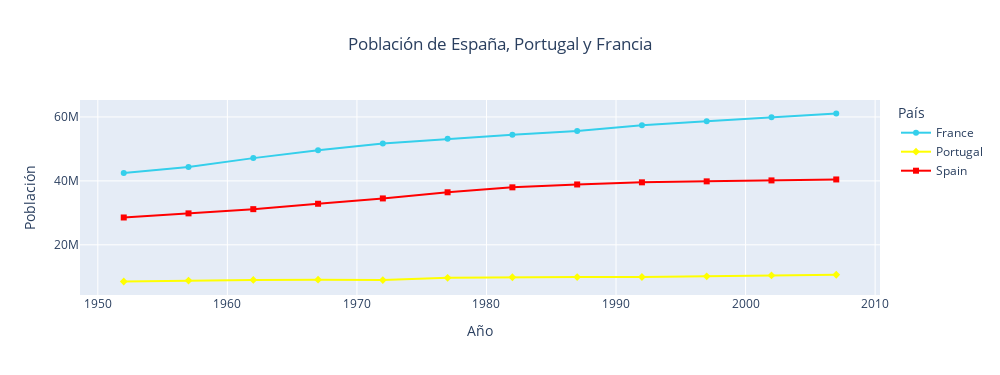

Notebook code cell kept with this figure:
### Code cell
# Personalizando el gráfico
fig = px.line(
    data.query('country in ("Spain", "Portugal", "France")'), 
    x = 'year', y = 'pop',
    title = 'Población de España, Portugal y Francia', # Título del gráfico

    # Tamaño del gráfico en píxeles
    width = 1000,
    height = 375,

    # Colores
    color = 'country', # Determinar color según país
    # Códigos de color
    # Según orden de aparición
    color_discrete_sequence = ['red', 'green', 'blue'],
    # Indicando explícitamente qué línea usa qué color
    color_discrete_map = {
        'Spain' : 'red', # Texto
        'Portugal' : 'rgba(255, 255, 0, 1)', # Código RGBA
        'France' : '#34cfeb'}, # Código hexadecimal

    # Cambiar etiquetas
    labels = {
        'country' : 'País',
        'pop' : 'Población',
        'year' : 'Año'
    },

    # Marcadores
    markers = True,
    symbol = 'country',

    # Rango del gráfico
    # range_x = [1990, 2000],
    # range_y = [0, 1e8]
    )

# Centrar el título
fig.update_layout(title_x=0.5)

### Figure 1 — Plotly figure (JSON) as saved in the notebook; plotly's stock layout.template omitted (floating-point values rounded to 4 significant figures)
{"data": [{"hovertemplate": "País=France<br>Año=%{x}<br>Población=%{y}<extra></extra>", "legendgroup": "France", "line": {"color": "#34cfeb", "dash": "solid"}, "marker": {"symbol": "circle"}, "mode": "lines+markers", "name": "France", "orientation": "v", "showlegend": true, "type": "scatter", "x": [1952, 1957, 1962, 1967, 1972, 1977, 1982, 1987, 1992, 1997, 2002, 2007], "xaxis": "x", "y": [42459667, 44310863, 47124000, 49569000, 51732000, 53165019, 54433565, 55630100, 57374179, 58623428, 59925035, 61083916], "yaxis": "y"}, {"hovertemplate": "País=Portugal<br>Año=%{x}<br>Población=%{y}<extra></extra>", "legendgroup": "Portugal", "line": {"color": "rgba(255, 255, 0, 1)", "dash": "solid"}, "marker": {"symbol": "diamond"}, "mode": "lines+markers", "name": "Portugal", "orientation": "v", "showlegend": true, "type": "scatter", "x": [1952, 1957, 1962, 1967, 1972, 1977, 1982, 1987, 1992, 1997, 2002, 2007], "xaxis": "x", "y": [8526050, 8817650, 9019800, 9103000, 8970450, 9662600, 9859650, 9915289, 9927680, 10156415, 10433867, 10642836], "yaxis": "y"}, {"hovertemplate": "País=Spain<br>Año=%{x}<br>Población=%{y}<extra></extra>", "legendgroup": "Spain", "line": {"color": "red", "dash": "solid"}, "marker": {"symbol": "square"}, "mode": "lines+markers", "name": "Spain", "orientation": "v", "showlegend": true, "type": "scatter", "x": [1952, 1957, 1962, 1967, 1972, 1977, 1982, 1987, 1992, 1997, 2002, 2007], "xaxis": "x", "y": [28549870, 29841614, 31158061, 32850275, 34513161, 36439000, 37983310, 38880702, 39549438, 39855442, 40152517, 40448191], "yaxis": "y"}], "layout": {"height": 375, "legend": {"title": {"text": "País"}, "tracegroupgap": 0}, "title": {"text": "Población de España, Portugal y Francia", "x": 0.5}, "width": 1000, "xaxis": {"anchor": "y", "domain": [0, 1], "title": {"text": "Año"}}, "yaxis": {"anchor": "x", "domain": [0, 1], "title": {"text": "Población"}}}}
